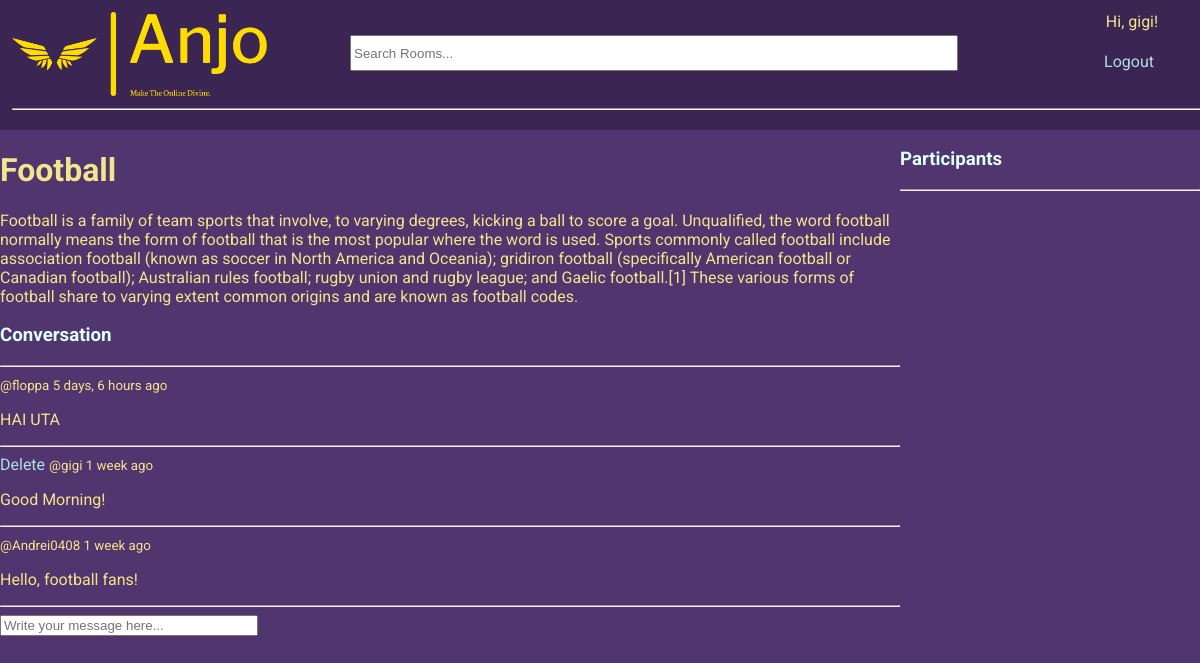
/room/1/ (signed in), run on the app's committed database.
### base/models.py (models this page shows, shortened)
class Room(models.Model):
    host = models.ForeignKey(User, on_delete=models.SET_NULL, null=True)
    topic = models.ForeignKey(Topic, on_delete=models.SET_NULL, null=True)
    name = models.CharField(max_length=200)
    description = models.TextField(null=True, blank=True)
    participants = models.ManyToManyField(User, related_name='participants', blank=True) # the users currently active in the room
    updated = models.DateTimeField(auto_now=True)
    created = models.DateTimeField(auto_now_add=True)
    class Meta:
        ordering = ['-updated', '-created'] # newest updated item should come first

class Message(models.Model):
    user = models.ForeignKey(User, on_delete=models.CASCADE) # on delete -> CASCADE = delete all children
    room = models.ForeignKey(Room, on_delete=models.CASCADE)
    body = models.TextField()
    updated = models.DateTimeField(auto_now=True)
    created = models.DateTimeField(auto_now_add=True)
    class Meta:
        ordering = ['-updated', '-created'] # newest updated item should come first

### base/views.py (the view, shortened to what this page needs)
# urls.py: path('room/<str:pk>/', views.room, name="room"),
def room(request, pk):
    room = Room.objects.get(id=pk)
    room_messages = room.message_set.all().order_by('-created')
    participants = room.participants.all()
    context = {'room': room, 'room_messages': room_messages, 'participants': participants}
    return render(request, 'base/room.html', context)

### base/templates/base/room.html (shortened to what this page needs)
{% extends 'main.html' %}
{% block content %}
<div class="room-container">
    <div>
        <h1>{{room.name}}</h1>
        <p>{{ room.description }}</p>
        <div class="comment-wrapper">
            <h3>Conversation</h3>
            <hr>
            {% for message in room_messages %}
                <div>
                    {% if request.user == message.user %}
                        <a href="{% url 'delete-message' message.id %}">Delete</a>
                    {% elif request.user.is_superuser %}
                        <a href="{% url 'delete-message' message.id %}">Delete</a>
                    {% endif %}
                    <small>@{{message.user}} {{message.created|timesince}} ago</small>
                    <p>{{message.body}}</p>
                    <hr>
                </div>
            {% endfor %}
        </div>
        {% if request.user.is_authenticated %}
        <div class="comment-form">
            <form method="POST" action="">
                <input id="message-box" type="text" name="body" placeholder="Write your message here..."> <style> #message-box{ width: 250px; } </style>
            </form>
        </div>
        {% endif %}
    </div>
    <div>
        <h3>Participants</h3>
        <hr>
    </div>
</div>
{% endblock content %}

### templates/navbar.html
{% load static %}
<nav>
    <div class="container-fluid">
        <div class="row" id="topnav">
            <ul>
                <li>
                    <a href="/"><img id="logo" src="{% static 'images\logo-no-background.png' %}" alt=""></a>
                </li>
                <li>
                    <form method="GET" action="{% url 'home' %}">
                        <input id="searchbar" type="text" name="q" placeholder="Search Rooms..." />
                    </form>
                </li>
                {% if request.user.is_authenticated %}
                <li style="float: right;">
                    Hi, {{ request.user.username }}!
                    <a  style="position: relative; top: 40px; right: 58px;" href="{% url 'logout' %}" style="float: right; padding-right: 20px;" >Logout</a>
                </li>
                {% else %}
                <li style="float: right;">
                    You are not logged in!
                    <a style="position: relative; top: 35px; right: 156px;" href="{% url 'login' %}">Login</a>
                </li>
                {% endif %}
                <hr>
            </ul>
        </div>
    </div>
</nav>

### static/css/main.css (style rules this page uses)
:root { font-family: 'Roboto','Franklin Gothic Medium', 'Arial Narrow', Arial, sans-serif; }
body { background-color: rgb(81, 53, 110); color: khaki; margin: 0; width: 100vw; height: 100vh; }
ul li { display: inline-block; }
h3 { color: lightcyan; }
#topnav ul { list-style-type: none; margin: 0; margin-left: auto; background-color: rgba(6, 3, 21, 0.297); padding: 1%; display:inline-block; width: 100%; }
#logo { width: 255px; height: auto; }
#searchbar { width: 600px; height: 30px; position: absolute; top: 35px; left: 350px; }
a { text-decoration: none; }
a:link { color: powderblue; }

### base/templates/base/room.html (style rules this page uses)
.room-container { display: grid; grid-template-columns: 3fr 1fr; }
#message-box { width: 250px; }

### data on the page
Room: name "Football", description "Football is a family of team sports that involve, to varying degrees, kicking a ball to score a goal. Unqualified, the word football normally means the form of football that is the most popular where the word is used. Sports commonly called football include association football (known as soccer in North America and Oceania); gridiron football (specifically American football or Canadian football); Australian rules football; rugby union and rugby league; and Gaelic football.[1] These various forms of football share to varying extent common origins and are known as football codes."
Message: user "floppa", created "5 days, 6 hours", body "HAI UTA"
Message: shows "Delete", user "gigi", created "1 week", body "Good Morning!"
Message: user "Andrei0408", created "1 week", body "Hello, football fans!"

### other printed values
{{ request.user.username }} "gigi"
